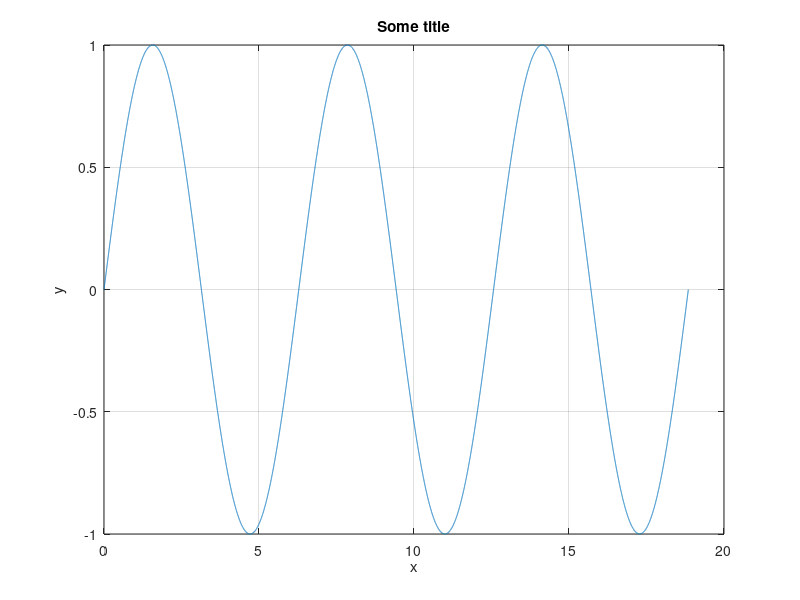

MATLAB code for this plot: (Note: this script raises an error after producing the figure.)
%---
% Demo script to illustrate the use of print_figures.
%
% RFL
% February 2016


SELECT_EXAMPLE = 1;
switch SELECT_EXAMPLE
  case 1
    %- Example 1
    %- Default parameters
    xx = 0 : 0.001 : 6*pi;
    yy = sin (xx);

    %- Make plot:
    figure (1)
    plot (xx, yy)
    grid on
    title ('Some title')
    xlabel ('x')
    ylabel ('y')

    %- Figure size in centimeters
    %- (it can be included in the paper without stretching):
    width = 7;
    height = 5;

    %- Figure name:
    filename = 'figure1.pdf';

    %- Activate removal of margins (off by default)
    remove_margin = true;
    
    print_figure (filename, width, height, 'RemoveMargin', remove_margin)

  case 2
    %- Example 2
    xx = 0 : 0.001 : 6*pi;
    yy = sin (xx);

    %- Make plot:
    figure (1)
    plot (xx, yy)
    grid on
    title ('Some title')
    xlabel ('x')
    ylabel ('y')


    width = 18;
    height = 10;
    filename = 'figure2';

    %- Font size for all objects with the text property (the default is 8)
    fontsize = 14;

    %- File format driver to be used by matlab (see doc print):
    fformat = '-depsc2';

    print_figure (filename, width, height, ...
                  'FontSize', fontsize, 'FileFormat', fformat)

  case 3
    %- Example 3: subplots
    xx = 0 : 0.001 : 6*pi;
    yy = sin (xx);

    figure (1)
    for i = 1 : 4
        subplot (2, 2, i)
        plot (xx, i*yy)
        xlabel ('x')
        ylabel (sprintf ('y_%-i', i))
    end

    width = 14;
    height = 10;
    filename = 'figure3.pdf';

    print_figure (filename, width, height)

  case 4
    %- Example 4: print image using opengl renderer

    figure (1)
    imagesc (randn (512))
    width = 14;
    height = 10;
    filename = 'figure4bis.pdf';
    print_figure (filename, width, height, 'Renderer', 'painters', ...
                  'Resolution', 600)

end